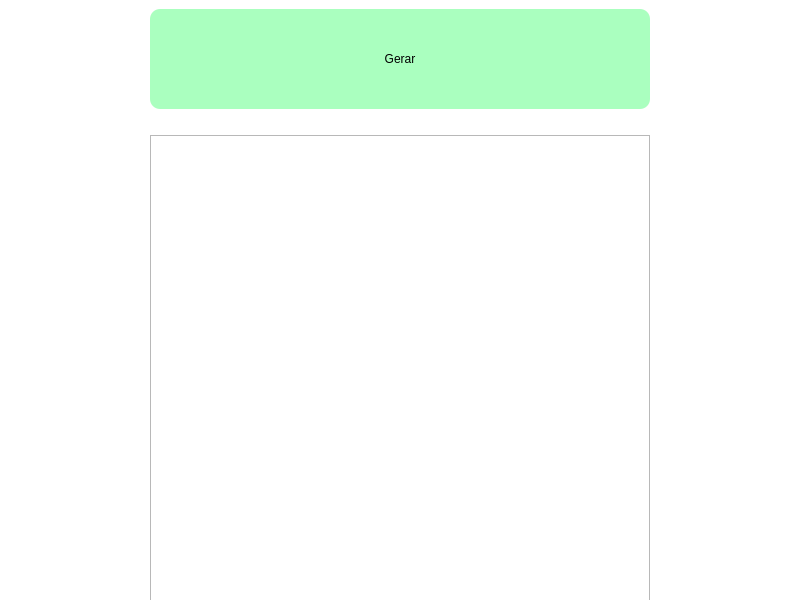
<?xml version="1.0" encoding="UTF-8"?>
<ui version="4.0">
 <class>CompactarNotas</class>
 <widget class="QMainWindow" name="CompactarNotas">
  <property name="geometry">
   <rect>
    <x>0</x>
    <y>0</y>
    <width>800</width>
    <height>600</height>
   </rect>
  </property>
  <property name="windowTitle">
   <string>CompactarNotas</string>
  </property>
  <property name="windowIcon">
   <iconset resource="../Liberararara/img/bg.qrc">
    <normaloff>:/newPrefix/mw.jpg</normaloff>:/newPrefix/mw.jpg</iconset>
  </property>
  <widget class="QWidget" name="centralwidget">
   <property name="minimumSize">
    <size>
     <width>800</width>
     <height>600</height>
    </size>
   </property>
   <property name="maximumSize">
    <size>
     <width>800</width>
     <height>600</height>
    </size>
   </property>
   <layout class="QGridLayout" name="gridLayout">
    <property name="leftMargin">
     <number>0</number>
    </property>
    <property name="topMargin">
     <number>0</number>
    </property>
    <property name="rightMargin">
     <number>0</number>
    </property>
    <property name="bottomMargin">
     <number>0</number>
    </property>
    <item row="0" column="0">
     <widget class="QStackedWidget" name="Windown">
      <property name="currentIndex">
       <number>0</number>
      </property>
      <widget class="QWidget" name="Home">
       <layout class="QGridLayout" name="gridLayout_11">
        <property name="leftMargin">
         <number>0</number>
        </property>
        <property name="topMargin">
         <number>0</number>
        </property>
        <property name="rightMargin">
         <number>0</number>
        </property>
        <property name="bottomMargin">
         <number>0</number>
        </property>
        <property name="spacing">
         <number>0</number>
        </property>
        <item row="0" column="0">
         <widget class="QFrame" name="frame_4">
          <property name="layoutDirection">
           <enum>Qt::LeftToRight</enum>
          </property>
          <property name="autoFillBackground">
           <bool>false</bool>
          </property>
          <property name="styleSheet">
           <string notr="true">QFrame{
	background-color: rgb(255, 255, 255);
	image: url(:/newPrefix/mw.jpg);
}
Spacer{background-color: none;}</string>
          </property>
          <property name="frameShape">
           <enum>QFrame::NoFrame</enum>
          </property>
          <property name="frameShadow">
           <enum>QFrame::Plain</enum>
          </property>
          <property name="lineWidth">
           <number>0</number>
          </property>
          <property name="midLineWidth">
           <number>0</number>
          </property>
          <layout class="QGridLayout" name="gridLayout_2">
           <item row="0" column="2">
            <spacer name="horizontalSpacer_2">
             <property name="orientation">
              <enum>Qt::Horizontal</enum>
             </property>
             <property name="sizeHint" stdset="0">
              <size>
               <width>40</width>
               <height>20</height>
              </size>
             </property>
            </spacer>
           </item>
           <item row="3" column="1">
            <widget class="QFrame" name="frame">
             <property name="minimumSize">
              <size>
               <width>500</width>
               <height>500</height>
              </size>
             </property>
             <property name="styleSheet">
              <string notr="true">QLabel{
image: none;
background-color:none
}

QFrame{
image: none;
background-color:none
}</string>
             </property>
             <property name="frameShape">
              <enum>QFrame::StyledPanel</enum>
             </property>
             <property name="frameShadow">
              <enum>QFrame::Raised</enum>
             </property>
             <layout class="QVBoxLayout" name="verticalLayout">
              <item>
               <widget class="QLabel" name="labelColetar">
                <property name="maximumSize">
                 <size>
                  <width>16777215</width>
                  <height>120</height>
                 </size>
                </property>
                <property name="font">
                 <font>
                  <pointsize>12</pointsize>
                  <weight>75</weight>
                  <bold>true</bold>
                 </font>
                </property>
                <property name="text">
                 <string/>
                </property>
                <property name="alignment">
                 <set>Qt::AlignCenter</set>
                </property>
               </widget>
              </item>
              <item>
               <widget class="QLabel" name="labelCompactar">
                <property name="maximumSize">
                 <size>
                  <width>16777215</width>
                  <height>120</height>
                 </size>
                </property>
                <property name="font">
                 <font>
                  <pointsize>12</pointsize>
                  <weight>75</weight>
                  <bold>true</bold>
                 </font>
                </property>
                <property name="text">
                 <string/>
                </property>
                <property name="alignment">
                 <set>Qt::AlignCenter</set>
                </property>
               </widget>
              </item>
              <item>
               <widget class="QLabel" name="labelFinalizar">
                <property name="maximumSize">
                 <size>
                  <width>16777215</width>
                  <height>120</height>
                 </size>
                </property>
                <property name="font">
                 <font>
                  <pointsize>12</pointsize>
                  <weight>75</weight>
                  <bold>true</bold>
                 </font>
                </property>
                <property name="text">
                 <string/>
                </property>
                <property name="alignment">
                 <set>Qt::AlignCenter</set>
                </property>
               </widget>
              </item>
             </layout>
            </widget>
           </item>
           <item row="0" column="0">
            <spacer name="horizontalSpacer">
             <property name="orientation">
              <enum>Qt::Horizontal</enum>
             </property>
             <property name="sizeHint" stdset="0">
              <size>
               <width>40</width>
               <height>20</height>
              </size>
             </property>
            </spacer>
           </item>
           <item row="1" column="0" colspan="3">
            <spacer name="horizontalSpacer_3">
             <property name="orientation">
              <enum>Qt::Horizontal</enum>
             </property>
             <property name="sizeHint" stdset="0">
              <size>
               <width>40</width>
               <height>20</height>
              </size>
             </property>
            </spacer>
           </item>
           <item row="0" column="1">
            <widget class="QPushButton" name="btnGerar">
             <property name="minimumSize">
              <size>
               <width>100</width>
               <height>100</height>
              </size>
             </property>
             <property name="styleSheet">
              <string notr="true">QPushButton {
	background-color: rgba(85, 255, 127, 0.5);
border-radius: 10px
}

QPushButton:hover{
	background-color: rgb(85, 255, 127);
}</string>
             </property>
             <property name="text">
              <string>Gerar</string>
             </property>
            </widget>
           </item>
          </layout>
         </widget>
        </item>
       </layout>
      </widget>
     </widget>
    </item>
   </layout>
  </widget>
 </widget>
 <resources>
  <include location="../Liberararara/img/bg.qrc"/>
 </resources>
 <connections/>
</ui>
